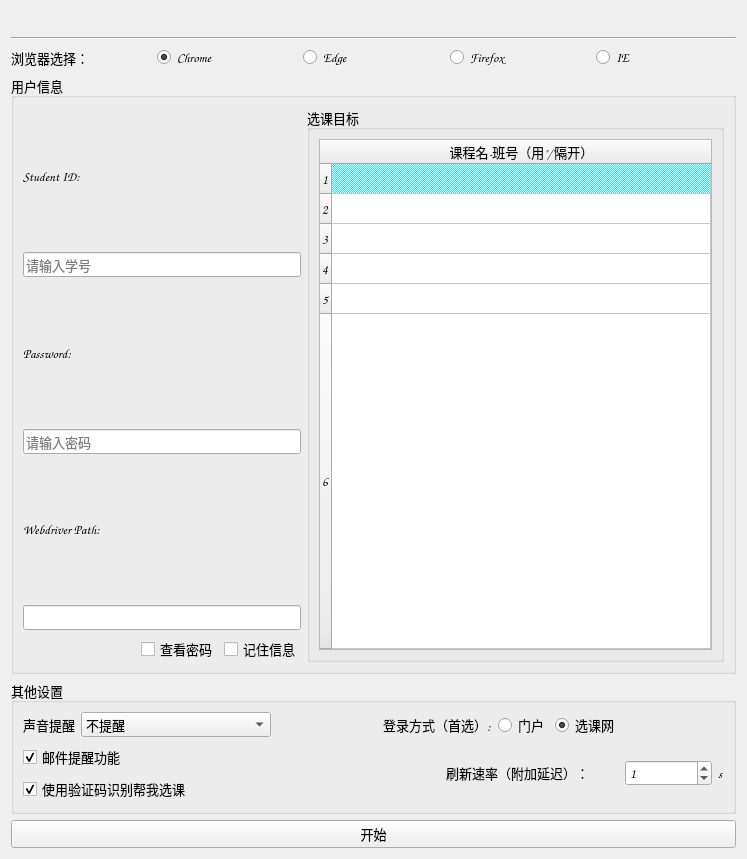
<?xml version="1.0" encoding="UTF-8"?>
<ui version="4.0">
 <class>Form</class>
 <widget class="QWidget" name="Form">
  <property name="geometry">
   <rect>
    <x>0</x>
    <y>0</y>
    <width>747</width>
    <height>859</height>
   </rect>
  </property>
  <property name="font">
   <font>
    <family>Comic Sans MS</family>
    <pointsize>10</pointsize>
   </font>
  </property>
  <property name="windowTitle">
   <string>AutoElective</string>
  </property>
  <layout class="QVBoxLayout" name="verticalLayout_3">
   <item>
    <layout class="QHBoxLayout" name="horizontalLayout_11">
     <item>
      <spacer name="horizontalSpacer_7">
       <property name="orientation">
        <enum>Qt::Horizontal</enum>
       </property>
       <property name="sizeHint" stdset="0">
        <size>
         <width>40</width>
         <height>20</height>
        </size>
       </property>
      </spacer>
     </item>
     <item>
      <widget class="QLabel" name="label_10">
       <property name="text">
        <string/>
       </property>
       <property name="pixmap">
        <pixmap>../pics/sponsor.png</pixmap>
       </property>
      </widget>
     </item>
     <item>
      <spacer name="horizontalSpacer_6">
       <property name="orientation">
        <enum>Qt::Horizontal</enum>
       </property>
       <property name="sizeHint" stdset="0">
        <size>
         <width>40</width>
         <height>20</height>
        </size>
       </property>
      </spacer>
     </item>
    </layout>
   </item>
   <item>
    <widget class="Line" name="line">
     <property name="orientation">
      <enum>Qt::Horizontal</enum>
     </property>
    </widget>
   </item>
   <item>
    <layout class="QHBoxLayout" name="horizontalLayout_10">
     <item>
      <widget class="QLabel" name="label_9">
       <property name="text">
        <string>浏览器选择：</string>
       </property>
      </widget>
     </item>
     <item>
      <widget class="QRadioButton" name="radioButton_4">
       <property name="text">
        <string>Chrome</string>
       </property>
       <property name="icon">
        <iconset>
         <normaloff>../pics/chrome.png</normaloff>../pics/chrome.png</iconset>
       </property>
       <property name="checked">
        <bool>true</bool>
       </property>
       <attribute name="buttonGroup">
        <string notr="true">DriverChoice</string>
       </attribute>
      </widget>
     </item>
     <item>
      <widget class="QRadioButton" name="radioButton_5">
       <property name="text">
        <string>Edge</string>
       </property>
       <property name="icon">
        <iconset>
         <normaloff>../pics/Edge.png</normaloff>../pics/Edge.png</iconset>
       </property>
       <attribute name="buttonGroup">
        <string notr="true">DriverChoice</string>
       </attribute>
      </widget>
     </item>
     <item>
      <widget class="QRadioButton" name="radioButton_6">
       <property name="text">
        <string>Firefox</string>
       </property>
       <property name="icon">
        <iconset>
         <normaloff>../pics/firefox.png</normaloff>../pics/firefox.png</iconset>
       </property>
       <attribute name="buttonGroup">
        <string notr="true">DriverChoice</string>
       </attribute>
      </widget>
     </item>
     <item>
      <widget class="QRadioButton" name="radioButton_3">
       <property name="text">
        <string>IE</string>
       </property>
       <property name="icon">
        <iconset>
         <normaloff>../pics/IE.png</normaloff>../pics/IE.png</iconset>
       </property>
       <attribute name="buttonGroup">
        <string notr="true">DriverChoice</string>
       </attribute>
      </widget>
     </item>
    </layout>
   </item>
   <item>
    <widget class="QGroupBox" name="groupBox">
     <property name="title">
      <string>用户信息</string>
     </property>
     <layout class="QHBoxLayout" name="horizontalLayout_5" stretch="2,3">
      <item>
       <layout class="QVBoxLayout" name="verticalLayout" stretch="0,0,0,0,0,0,0">
        <item>
         <widget class="QLabel" name="label">
          <property name="text">
           <string>Student ID:</string>
          </property>
         </widget>
        </item>
        <item>
         <widget class="QLineEdit" name="lineEdit">
          <property name="sizePolicy">
           <sizepolicy hsizetype="Expanding" vsizetype="Fixed">
            <horstretch>0</horstretch>
            <verstretch>5</verstretch>
           </sizepolicy>
          </property>
          <property name="frame">
           <bool>true</bool>
          </property>
          <property name="echoMode">
           <enum>QLineEdit::Normal</enum>
          </property>
          <property name="placeholderText">
           <string>请输入学号</string>
          </property>
          <property name="clearButtonEnabled">
           <bool>true</bool>
          </property>
         </widget>
        </item>
        <item>
         <widget class="QLabel" name="label_2">
          <property name="text">
           <string>Password:</string>
          </property>
         </widget>
        </item>
        <item>
         <widget class="QLineEdit" name="lineEdit_2">
          <property name="sizePolicy">
           <sizepolicy hsizetype="Expanding" vsizetype="Fixed">
            <horstretch>0</horstretch>
            <verstretch>0</verstretch>
           </sizepolicy>
          </property>
          <property name="echoMode">
           <enum>QLineEdit::Password</enum>
          </property>
          <property name="placeholderText">
           <string>请输入密码</string>
          </property>
          <property name="clearButtonEnabled">
           <bool>true</bool>
          </property>
         </widget>
        </item>
        <item>
         <widget class="QLabel" name="label_6">
          <property name="text">
           <string>Webdriver Path:</string>
          </property>
         </widget>
        </item>
        <item>
         <widget class="QLineEdit" name="lineEdit_3">
          <property name="sizePolicy">
           <sizepolicy hsizetype="Expanding" vsizetype="Fixed">
            <horstretch>0</horstretch>
            <verstretch>0</verstretch>
           </sizepolicy>
          </property>
          <property name="readOnly">
           <bool>true</bool>
          </property>
          <property name="placeholderText">
           <string/>
          </property>
          <property name="clearButtonEnabled">
           <bool>false</bool>
          </property>
         </widget>
        </item>
        <item>
         <layout class="QHBoxLayout" name="horizontalLayout_7">
          <item>
           <spacer name="horizontalSpacer">
            <property name="orientation">
             <enum>Qt::Horizontal</enum>
            </property>
            <property name="sizeHint" stdset="0">
             <size>
              <width>40</width>
              <height>20</height>
             </size>
            </property>
           </spacer>
          </item>
          <item>
           <widget class="QCheckBox" name="checkBox_4">
            <property name="sizePolicy">
             <sizepolicy hsizetype="Fixed" vsizetype="Fixed">
              <horstretch>0</horstretch>
              <verstretch>0</verstretch>
             </sizepolicy>
            </property>
            <property name="text">
             <string>查看密码</string>
            </property>
           </widget>
          </item>
          <item>
           <widget class="QCheckBox" name="checkBox">
            <property name="sizePolicy">
             <sizepolicy hsizetype="Fixed" vsizetype="Fixed">
              <horstretch>0</horstretch>
              <verstretch>0</verstretch>
             </sizepolicy>
            </property>
            <property name="whatsThis">
             <string/>
            </property>
            <property name="accessibleName">
             <string/>
            </property>
            <property name="layoutDirection">
             <enum>Qt::LeftToRight</enum>
            </property>
            <property name="autoFillBackground">
             <bool>false</bool>
            </property>
            <property name="text">
             <string>记住信息</string>
            </property>
            <property name="shortcut">
             <string/>
            </property>
           </widget>
          </item>
         </layout>
        </item>
       </layout>
      </item>
      <item>
       <widget class="QGroupBox" name="groupBox_3">
        <property name="title">
         <string>选课目标</string>
        </property>
        <layout class="QHBoxLayout" name="horizontalLayout_9">
         <item>
          <widget class="QTableWidget" name="etable">
           <attribute name="horizontalHeaderVisible">
            <bool>true</bool>
           </attribute>
           <attribute name="horizontalHeaderCascadingSectionResizes">
            <bool>true</bool>
           </attribute>
           <attribute name="horizontalHeaderDefaultSectionSize">
            <number>270</number>
           </attribute>
           <attribute name="horizontalHeaderShowSortIndicator" stdset="0">
            <bool>false</bool>
           </attribute>
           <attribute name="horizontalHeaderStretchLastSection">
            <bool>true</bool>
           </attribute>
           <attribute name="verticalHeaderCascadingSectionResizes">
            <bool>true</bool>
           </attribute>
           <attribute name="verticalHeaderShowSortIndicator" stdset="0">
            <bool>false</bool>
           </attribute>
           <attribute name="verticalHeaderStretchLastSection">
            <bool>true</bool>
           </attribute>
           <row>
            <property name="text">
             <string>1</string>
            </property>
           </row>
           <row>
            <property name="text">
             <string>2</string>
            </property>
           </row>
           <row>
            <property name="text">
             <string>3</string>
            </property>
           </row>
           <row>
            <property name="text">
             <string>4</string>
            </property>
           </row>
           <row>
            <property name="text">
             <string>5</string>
            </property>
           </row>
           <row>
            <property name="text">
             <string>6</string>
            </property>
           </row>
           <column>
            <property name="text">
             <string>课程名-班号（用&quot;/&quot;隔开）</string>
            </property>
            <property name="background">
             <color>
              <red>0</red>
              <green>255</green>
              <blue>255</blue>
             </color>
            </property>
           </column>
           <item row="0" column="0">
            <property name="text">
             <string/>
            </property>
            <property name="background">
             <brush brushstyle="Dense4Pattern">
              <color alpha="255">
               <red>0</red>
               <green>255</green>
               <blue>255</blue>
              </color>
             </brush>
            </property>
           </item>
          </widget>
         </item>
        </layout>
       </widget>
      </item>
     </layout>
    </widget>
   </item>
   <item>
    <widget class="QGroupBox" name="groupBox_2">
     <property name="title">
      <string>其他设置</string>
     </property>
     <layout class="QVBoxLayout" name="verticalLayout_2">
      <item>
       <layout class="QHBoxLayout" name="horizontalLayout_4" stretch="1,2">
        <item>
         <layout class="QHBoxLayout" name="horizontalLayout_2" stretch="0,0">
          <item>
           <widget class="QLabel" name="label_4">
            <property name="text">
             <string>声音提醒</string>
            </property>
           </widget>
          </item>
          <item>
           <widget class="QComboBox" name="comboBox">
            <property name="sizePolicy">
             <sizepolicy hsizetype="MinimumExpanding" vsizetype="Fixed">
              <horstretch>0</horstretch>
              <verstretch>0</verstretch>
             </sizepolicy>
            </property>
            <item>
             <property name="text">
              <string>不提醒</string>
             </property>
            </item>
            <item>
             <property name="text">
              <string>任何时候</string>
             </property>
            </item>
            <item>
             <property name="text">
              <string>合适的时候（0到7点不提醒）</string>
             </property>
            </item>
           </widget>
          </item>
         </layout>
        </item>
        <item>
         <layout class="QHBoxLayout" name="horizontalLayout_3">
          <item>
           <spacer name="horizontalSpacer_5">
            <property name="orientation">
             <enum>Qt::Horizontal</enum>
            </property>
            <property name="sizeHint" stdset="0">
             <size>
              <width>40</width>
              <height>20</height>
             </size>
            </property>
           </spacer>
          </item>
          <item>
           <widget class="QLabel" name="label_5">
            <property name="text">
             <string>登录方式（首选）:</string>
            </property>
           </widget>
          </item>
          <item>
           <widget class="QRadioButton" name="radioButton">
            <property name="text">
             <string>门户</string>
            </property>
            <property name="checked">
             <bool>false</bool>
            </property>
            <attribute name="buttonGroup">
             <string notr="true">LoginMethod</string>
            </attribute>
           </widget>
          </item>
          <item>
           <widget class="QRadioButton" name="radioButton_2">
            <property name="text">
             <string>选课网</string>
            </property>
            <property name="checked">
             <bool>true</bool>
            </property>
            <attribute name="buttonGroup">
             <string notr="true">LoginMethod</string>
            </attribute>
           </widget>
          </item>
          <item>
           <spacer name="horizontalSpacer_4">
            <property name="orientation">
             <enum>Qt::Horizontal</enum>
            </property>
            <property name="sizeHint" stdset="0">
             <size>
              <width>40</width>
              <height>20</height>
             </size>
            </property>
           </spacer>
          </item>
         </layout>
        </item>
       </layout>
      </item>
      <item>
       <layout class="QHBoxLayout" name="horizontalLayout" stretch="3,2">
        <item>
         <layout class="QVBoxLayout" name="verticalLayout_4">
          <item>
           <widget class="QCheckBox" name="checkBox_2">
            <property name="text">
             <string>邮件提醒功能</string>
            </property>
            <property name="checked">
             <bool>true</bool>
            </property>
           </widget>
          </item>
          <item>
           <widget class="QCheckBox" name="checkBox_3">
            <property name="text">
             <string>使用验证码识别帮我选课</string>
            </property>
            <property name="checked">
             <bool>true</bool>
            </property>
           </widget>
          </item>
         </layout>
        </item>
        <item>
         <layout class="QHBoxLayout" name="horizontalLayout_8" stretch="2,1,0">
          <item>
           <widget class="QLabel" name="label_7">
            <property name="text">
             <string>刷新速率（附加延迟）：</string>
            </property>
           </widget>
          </item>
          <item>
           <widget class="QSpinBox" name="spinBox">
            <property name="minimum">
             <number>0</number>
            </property>
            <property name="maximum">
             <number>60</number>
            </property>
            <property name="value">
             <number>1</number>
            </property>
           </widget>
          </item>
          <item>
           <widget class="QLabel" name="label_8">
            <property name="text">
             <string>s</string>
            </property>
           </widget>
          </item>
         </layout>
        </item>
       </layout>
      </item>
     </layout>
    </widget>
   </item>
   <item>
    <widget class="QPushButton" name="startbutton">
     <property name="text">
      <string>开始</string>
     </property>
    </widget>
   </item>
  </layout>
 </widget>
 <resources/>
 <connections/>
 <buttongroups>
  <buttongroup name="LoginMethod"/>
  <buttongroup name="DriverChoice"/>
 </buttongroups>
</ui>
